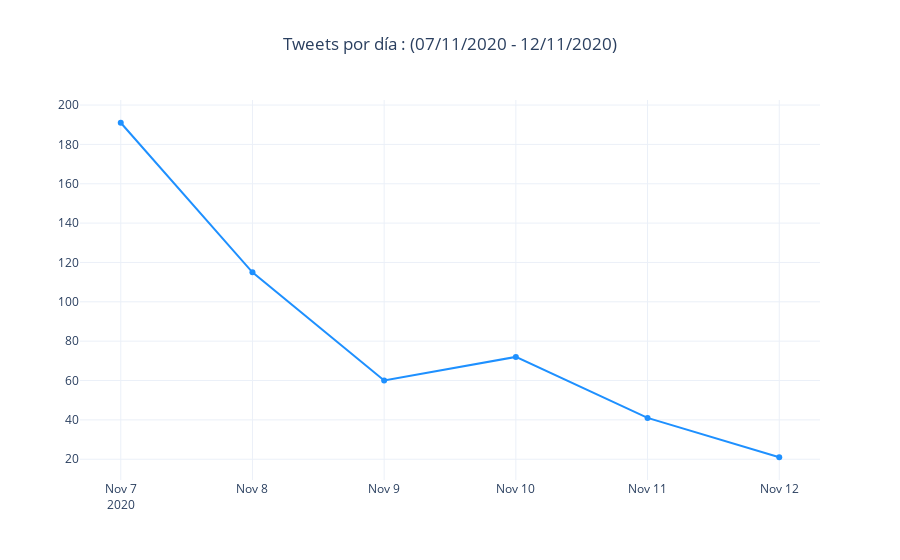

Notebook code cell kept with this figure:
### Code cell
import plotly.graph_objs as go
fig=go.Figure(go.Scatter(x=fecha_df['fecha'],
                                y=fecha_df['cnt'],
                               mode='markers+lines',
                               name="Submissions",
                               marker_color='dodgerblue'))

fig.update_layout(
    title_text='Tweets por día : ({} - {}) '.format(fecha_df['fecha'].sort_values()[0].strftime("%d/%m/%Y"),
                                                       fecha_df['fecha'].sort_values().iloc[-1].strftime("%d/%m/%Y")),template="plotly_white",
    title_x=0.5)

fig.show()

### Figure 1 — Plotly figure (JSON) as saved in the notebook; plotly's stock layout.template omitted (floating-point values rounded to 4 significant figures)
{"data": [{"marker": {"color": "dodgerblue"}, "mode": "markers+lines", "name": "Submissions", "type": "scatter", "x": ["2020-11-07", "2020-11-08", "2020-11-09", "2020-11-10", "2020-11-11", "2020-11-12"], "y": [191, 115, 60, 72, 41, 21]}], "layout": {"title": {"text": "Tweets por día : (07/11/2020 - 12/11/2020) ", "x": 0.5}}}
